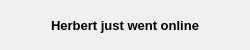
<?xml version="1.0" encoding="UTF-8"?>
<ui version="4.0">
 <class>Fading_Information_Box</class>
 <widget class="QWidget" name="Fading_Information_Box">
  <property name="geometry">
   <rect>
    <x>0</x>
    <y>0</y>
    <width>250</width>
    <height>50</height>
   </rect>
  </property>
  <property name="sizePolicy">
   <sizepolicy hsizetype="Fixed" vsizetype="Fixed">
    <horstretch>0</horstretch>
    <verstretch>0</verstretch>
   </sizepolicy>
  </property>
  <property name="windowTitle">
   <string>Form</string>
  </property>
  <layout class="QGridLayout" name="gridLayout">
   <property name="leftMargin">
    <number>0</number>
   </property>
   <property name="topMargin">
    <number>0</number>
   </property>
   <property name="rightMargin">
    <number>0</number>
   </property>
   <property name="bottomMargin">
    <number>0</number>
   </property>
   <property name="spacing">
    <number>0</number>
   </property>
   <item row="0" column="0">
    <widget class="QLabel" name="label">
     <property name="font">
      <font>
       <pointsize>10</pointsize>
       <weight>75</weight>
       <bold>true</bold>
      </font>
     </property>
     <property name="text">
      <string>Herbert just went online</string>
     </property>
     <property name="alignment">
      <set>Qt::AlignCenter</set>
     </property>
     <property name="wordWrap">
      <bool>true</bool>
     </property>
    </widget>
   </item>
  </layout>
 </widget>
 <resources/>
 <connections/>
</ui>
